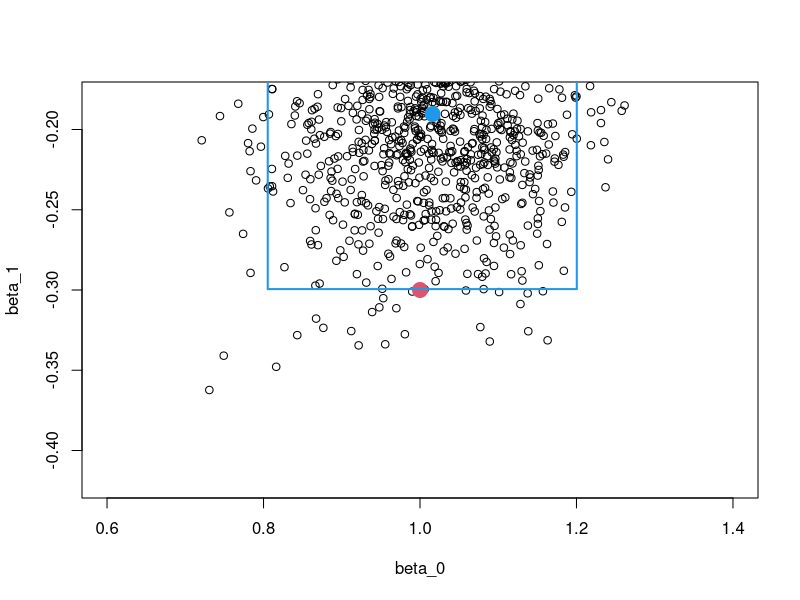

This figure's R source:

# Hacemos un bootstrapping para nuestra regresión lineal. -----------------


# Bootstrapping -----------------------------------------------------------


tamano_muestral <- 23
iteraciones <- 1000
beta_0 <- 1
beta_1 <- -0.3
desv_est_error <- 0.5

genera_x <- function(n) seq(-3, 3, length.out = n)

genera_y <- function(x, beta_0, beta_1){
  beta_1*x + beta_0 + rnorm(length(x), 0, desv_est_error)
}

#los datos se vuelven fijos para el ejercicio
datos_x <- genera_x(tamano_muestral)
datos_y <- genera_y(datos_x, beta_0, beta_1)

#hacemos la regresion con lm (linear model)
lm(datos_y ~ datos_x) -> modelo
coefficients(modelo) -> coeficientes_muestrales

# obtenemos intervalos de confianza con confint
confint(modelo)

#inicializamos vectores
beta_0_estimado <- beta_1_estimado <- vector()

for(i in seq_len(iteraciones)){
  # Tomamos una muesta con sample(numeros, tamaño, reemplazo(datos repetidos)
  muestra <- sample(seq_along(datos_x), length(datos_x), replace = TRUE)
  
  # Usando los valores aleatorios y repetitivos de la variable "muestra" 
  # como indices tomamos una muestra datos de la variable "datos_x"
  muestra_x <- datos_x[muestra]

  # Repetimos el procedimiento para muestra_y
  muestra_y <- datos_y[muestra]
  
  # Hacemos un modelo lineal de con las submuestras
  lm(muestra_y ~ muestra_x) -> modelo
  
  # Obtenemos sus coeficientes
  coeficientes <- coefficients(modelo)
  
  # Guardamos los coeficientes estimados
  beta_0_estimado[i] <- coeficientes[1]
  beta_1_estimado[i] <- coeficientes[2]
}

# Creamos un DataFrame con los datos

data.frame(
  limite = c("inferior", "superior"),
  beta_0 = quantile(beta_0_estimado, c(0.025, 0.975)),
  beta_1 = quantile(beta_1_estimado, c(0.025, 0.975))
) -> intervalo_bootstrapping

intervalo_bootstrapping

# Hacemos el plot
plot(beta_0, beta_1)

points(beta_0_estimado, beta_1_estimado)
points(coeficientes_muestrales[1], coeficientes_muestrales[2], pch = 20, col = 4, cex = 3)
points(beta_0, beta_1, pch = 20, col = 2, cex = 3)
# Graficamos un rectangolo (nuestro intervalo de confianza)
rect(
  intervalo_bootstrapping$beta_0[1], 
  intervalo_bootstrapping$beta_1[1],
  intervalo_bootstrapping$beta_0[2],
  intervalo_bootstrapping$beta_1[2],
  border = 4, lwd = 2)
